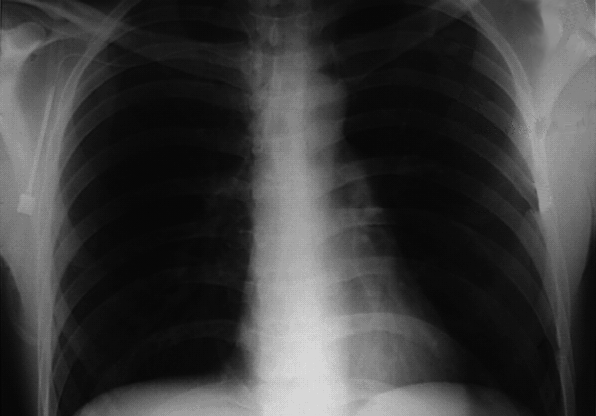
%> input picture 大三下数字图像处理/20200513/第四章实验-频率域增强实验-增加同态滤波/Fig0459(a)(orig_chest_xray).tif, 596 x 416 px
$ octave shiyan33.m   (GNU Octave 9; MATLAB toolbox functions it lacks are replaced by stand-ins)
%> lines starting %> are read from the running program, lines starting %| are printed output that depends on the picture
img=imread('Fig0459(a)(orig_chest_xray).tif');
%> img is the input picture: size 416x596 uint8; min 3, max 227, mean 59.9
%w4=fspecial(’laplacian’,0);
w8=[1 1 1;1 -8 1;1 1 1];
f=im2double(img);
%g4=f-imfilter(f,w4,’replicate’);
g8=2*f-imfilter(f,w8,'replicate');
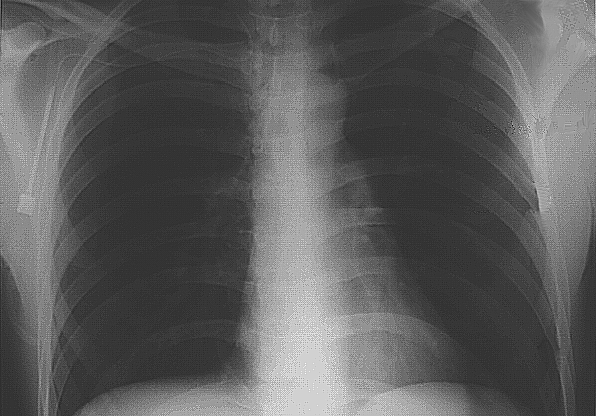
%> g8: size 416x596 double; min -0.478, max 2.16, mean 0.469; drawn with min black and max white
subplot(231);imshow(f,[]);title('原图 201410513043');
%figure, imshow(g4)
subplot(232);imshow(g8,[]);title('空域增强');
IMG = double(img);
F = fftshift(fft2(IMG));
result = zeros(size(F));
H = zeros(size(F));
[M,N] = size(F);
%> M = 416; N = 596
Do = 12;
for i=1:M
    for j = 1:N
        D(i,j) = sqrt((i-M/2)^2+(j-N/2)^2);
        if D(i,j) <= Do
            H(i,j) = exp(-(D(i,j)^2)/(Do^2));
            %result(i,j)=F(i,j)*(1-exp(-D(i,j)^2/(Do^2)));
        else
            H(i,j) = 0;
            %result(i,j) =F(i,j);
        end
    end
end
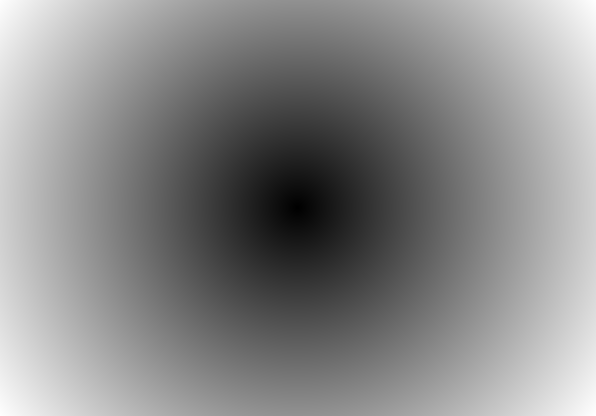
%> D: size 416x596 double; min 0, max 363.4, mean 195.5; drawn with min black and max white
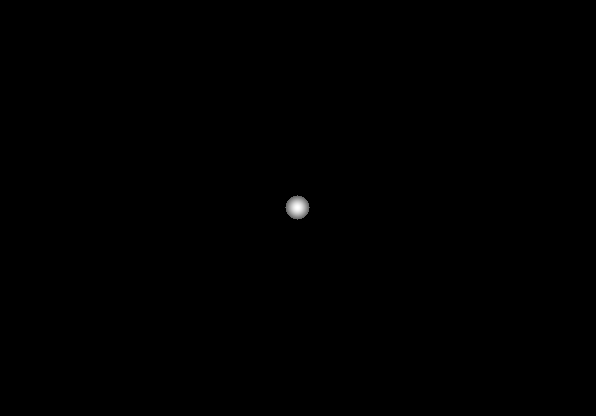
%> H: size 416x596 double; min 0, max 1, mean 0.00114
H1 = 1-H;
result = F.*(H1);
%result = result.*(1-H);
result = ifft2(ifftshift(result));
subplot(233);imshow(real(result),[]);title('高斯高通');
%> after `imshow(real(result),[])`:
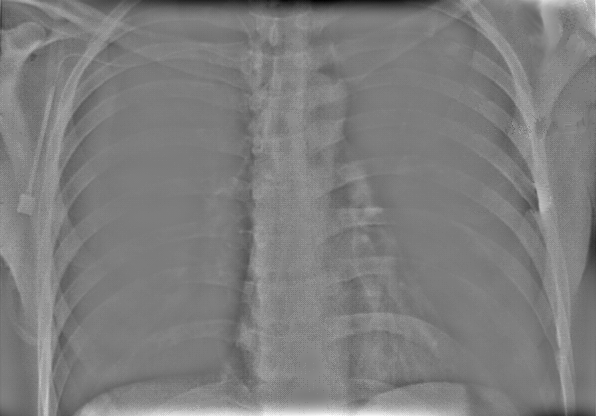
%> displayed picture: size 416x596, on the screen's scale of 0 to 255; min 0, max 255, mean 125.7

H3=1+1*H1;
G3=H3.*F;
G3 = real(ifft2(ifftshift(G3)));
subplot(234);imshow(G3,[]);title('高斯强调');

G4 = (G3+78)/400;
G = histeq(G4);
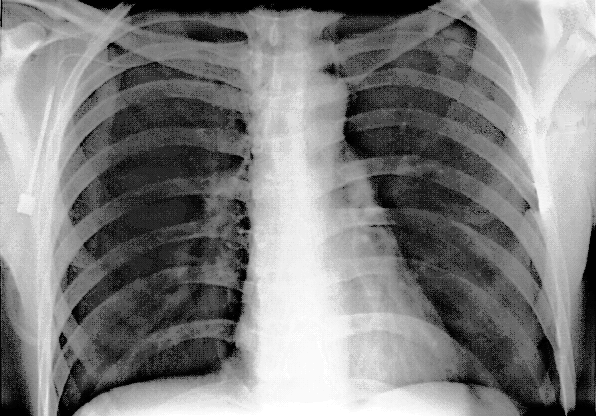
%> G: size 416x596 double; min 0, max 1, mean 0.503
subplot(235);imshow(G,[]);title('高斯强调直方图均衡化');


% [6 lines of commented-out code are left out]
